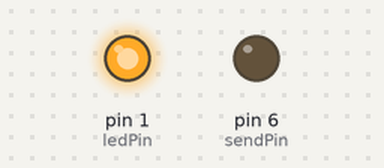
The sketch below on a simulated Arduino Uno, built with avr-gcc and run on an emulated ATmega328P. Parts: output pins drawn as LEDs (lit = HIGH). Sleep ends after the set time or at an interrupt. At 12.3 s the program stops and its outputs stay as they are.

Above: at 0.1 s.
At 0.6 s:
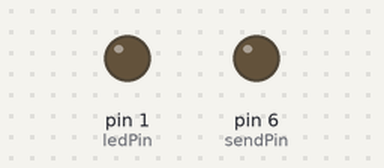
Timing chart, 0 to 2.1 s (numbered marks = the images above):
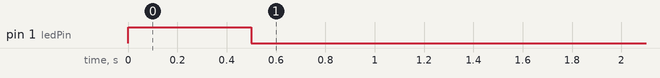

The sketch:

remote-attiny84.ino
```cpp
/*
   Remote Control secuence generator V2.0
   Generador de secuencias de control remoto para control de dsispositivos
*/

#include <avr/power.h>
#include <avr/sleep.h>
#include <IRremote.h>

#define RM_AMU178_POWER        0xA81
#define RM_AMU178_SLEEP        0x61
#define RM_AMU178_VOLUME_UP    0x481
#define RM_AMU178_VOLUME_DOWN  0xC81
#define RM_AMU178_MEMORY_1    0x001
#define RM_AMU178_MEMORY_2    0x801
#define RM_AMU178_MEMORY_3    0x401
#define RM_AMU178_MEMORY_4    0xC01
#define RM_AMU178_MEMORY_5    0x201
#define RM_AMU178_MEMORY_6    0xA01

/* ---------- DECLARACION DE VARIABLES ---------- */
const byte ledPin = 1;        // led
const byte interruptPin = 8;  // touch sensor (INT0)
const byte sendPin = 6;       // Infra-Red LED (IRremote -> ATtiny84)
IRsend irsend;

void setup() {
  // All pins as inputs, and LOW
  for (byte i = 0; i <= A5; i++)
  {
    pinMode (i, INPUT);    // changed as per below
    digitalWrite (i, LOW);  //     ditto
  }

  // disable ADC
  ADCSRA = 0;

  // turn off brown-out enable in software
  MCUCR = bit (BODS) | bit (BODSE);  // turn on brown-out enable select
  MCUCR = bit (BODS);        // this must be done within 4 clock cycles of above

  // configure pins
  pinMode(ledPin, OUTPUT);
  pinMode(sendPin, OUTPUT);
  pinMode(interruptPin, INPUT_PULLUP);
}

void loop() {
  flashLed();
  TurnOn_AMU178();
  sleepNow();
}

void onInt0(void)
{
  // This will bring us back from sleep.

  // detach interrupt to stop it from continuously firing while the interrupt pin is low.
  detachInterrupt(0);
}

void sleepNow()
{
    /* Setup pin as an interrupt and attach handler. */
  attachInterrupt(0, onInt0, LOW);  // ATTiny84: pin 8 => INT0 (0)
  delay(100);

  // Choose our preferred sleep mode:
  set_sleep_mode(SLEEP_MODE_PWR_DOWN);

  // Set sleep enable (SE) bit:
  sleep_enable();

  // Put the device to sleep:
  digitalWrite(ledPin, LOW);   // turn LED off to indicate sleep
  digitalWrite(sendPin, LOW);   // turn Infre-Red LED off
  sleep_mode();

  // Upon waking up, sketch continues from this point.
  sleep_disable();
}

void TurnOn_AMU178(void) {
  int i;
  Send_AMU178(RM_AMU178_POWER);
  delay(7000);
  for (i = 0; i < 10; i++) {
    Send_AMU178(RM_AMU178_SLEEP);
  }
}

void Send_AMU178(unsigned long key) {
  for (int i = 0; i < 3; i++) {
    irsend.sendSony(key, 12);
    delay(40);
  }
  delay(100);
}

void flashLed() {
  digitalWrite(ledPin, HIGH);
  delay(500);
  digitalWrite(ledPin, LOW);
}
```

Measured:
- by itself, pin 1 (ledPin): LOW → HIGH at 0.00 s, → LOW 0.50 s later
